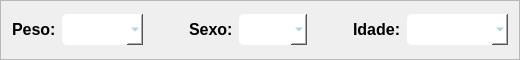
         <widget class="QFrame" name="fr_cad2_cadPet">
          <property name="sizePolicy">
           <sizepolicy hsizetype="Expanding" vsizetype="Preferred">
            <horstretch>0</horstretch>
            <verstretch>0</verstretch>
           </sizepolicy>
          </property>
          <property name="minimumSize">
           <size>
            <width>0</width>
            <height>60</height>
           </size>
          </property>
          <property name="maximumSize">
           <size>
            <width>16777215</width>
            <height>60</height>
           </size>
          </property>
          <property name="frameShape">
           <enum>QFrame::StyledPanel</enum>
          </property>
          <property name="frameShadow">
           <enum>QFrame::Raised</enum>
          </property>
          <layout class="QHBoxLayout" name="horizontalLayout_17">
           <item>
            <widget class="QLabel" name="lb_peso_cadPet">
             <property name="sizePolicy">
              <sizepolicy hsizetype="Fixed" vsizetype="Fixed">
               <horstretch>0</horstretch>
               <verstretch>0</verstretch>
              </sizepolicy>
             </property>
             <property name="minimumSize">
              <size>
               <width>0</width>
               <height>25</height>
              </size>
             </property>
             <property name="maximumSize">
              <size>
               <width>16777215</width>
               <height>25</height>
              </size>
             </property>
             <property name="font">
              <font>
               <family>Yu Gothic UI</family>
               <pointsize>12</pointsize>
               <weight>75</weight>
               <bold>true</bold>
              </font>
             </property>
             <property name="text">
              <string>Peso:</string>
             </property>
            </widget>
           </item>
           <item>
            <widget class="QComboBox" name="box_peso_cadPet">
             <property name="sizePolicy">
              <sizepolicy hsizetype="Expanding" vsizetype="Fixed">
               <horstretch>0</horstretch>
               <verstretch>0</verstretch>
              </sizepolicy>
             </property>
             <property name="minimumSize">
              <size>
               <width>0</width>
               <height>31</height>
              </size>
             </property>
             <property name="maximumSize">
              <size>
               <width>16777215</width>
               <height>31</height>
              </size>
             </property>
             <property name="font">
              <font>
               <family>Yu Gothic UI</family>
               <pointsize>12</pointsize>
               <weight>75</weight>
               <bold>true</bold>
              </font>
             </property>
             <property name="styleSheet">
              <string notr="true">background-color: rgb(255, 255, 255);
border-radius: 5px;
color: rgb(138, 185, 214);</string>
             </property>
             <property name="currentText">
              <string/>
             </property>
             <property name="currentIndex">
              <number>-1</number>
             </property>
             <item>
              <property name="text">
               <string>0-1 kg</string>
              </property>
             </item>
             <item>
              <property name="text">
               <string>1-2 kg</string>
              </property>
             </item>
             <item>
              <property name="text">
               <string>2-3 kg</string>
              </property>
             </item>
             <item>
              <property name="text">
               <string>3-4 kg</string>
              </property>
             </item>
             <item>
              <property name="text">
               <string>4-5 kg</string>
              </property>
             </item>
             <item>
              <property name="text">
               <string>5-6 kg</string>
              </property>
             </item>
             <item>
              <property name="text">
               <string>6-7 kg</string>
              </property>
             </item>
             <item>
              <property name="text">
               <string>7-8 kg</string>
              </property>
             </item>
             <item>
              <property name="text">
               <string>8-9 kg</string>
              </property>
             </item>
             <item>
              <property name="text">
               <string>9-10 kg</string>
              </property>
             </item>
             <item>
              <property name="text">
               <string>10-11 kg</string>
              </property>
             </item>
             <item>
              <property name="text">
               <string>11-12 kg</string>
              </property>
             </item>
             <item>
              <property name="text">
               <string>12-13 kg</string>
              </property>
             </item>
             <item>
              <property name="text">
               <string>13-14 kg</string>
              </property>
             </item>
             <item>
              <property name="text">
               <string>14-15 kg</string>
              </property>
             </item>
             <item>
              <property name="text">
               <string>15-16 kg</string>
              </property>
             </item>
             <item>
              <property name="text">
               <string>16-17 kg</string>
              </property>
             </item>
             <item>
              <property name="text">
               <string>17-18 kg</string>
              </property>
             </item>
             <item>
              <property name="text">
               <string>18-19 kg</string>
              </property>
             </item>
             <item>
              <property name="text">
               <string>19-20 kg</string>
              </property>
             </item>
             <item>
              <property name="text">
               <string>20-21 kg</string>
              </property>
             </item>
             <item>
              <property name="text">
               <string>21-22 kg</string>
              </property>
             </item>
             <item>
              <property name="text">
               <string>22-23 kg</string>
              </property>
             </item>
             <item>
              <property name="text">
               <string>23-24 kg</string>
              </property>
             </item>
             <item>
              <property name="text">
               <string>24-25 kg</string>
              </property>
             </item>
             <item>
              <property name="text">
               <string>25-26 kg</string>
              </property>
             </item>
             <item>
              <property name="text">
               <string>26-27 kg</string>
              </property>
             </item>
             <item>
              <property name="text">
               <string>27-28 kg</string>
              </property>
             </item>
             <item>
              <property name="text">
               <string>28-29 kg</string>
              </property>
             </item>
             <item>
              <property name="text">
               <string>29-30 kg</string>
              </property>
             </item>
             <item>
              <property name="text">
               <string>30-31 kg</string>
              </property>
             </item>
             <item>
              <property name="text">
               <string>31-32 kg</string>
              </property>
             </item>
             <item>
              <property name="text">
               <string>32-33 kg</string>
              </property>
             </item>
             <item>
              <property name="text">
               <string>33-34 kg</string>
              </property>
             </item>
             <item>
              <property name="text">
               <string>34-35 kg</string>
              </property>
             </item>
             <item>
              <property name="text">
               <string>35-36 kg</string>
              </property>
             </item>
             <item>
              <property name="text">
               <string>36-37 kg</string>
              </property>
             </item>
             <item>
              <property name="text">
               <string>37-38 kg</string>
              </property>
             </item>
             <item>
              <property name="text">
               <string>38-39 kg</string>
              </property>
             </item>
             <item>
              <property name="text">
               <string>39-40 kg</string>
              </property>
             </item>
             <item>
              <property name="text">
               <string>40-41 kg</string>
              </property>
             </item>
             <item>
              <property name="text">
               <string>41-42 kg</string>
              </property>
             </item>
             <item>
              <property name="text">
               <string>42-43 kg</string>
              </property>
             </item>
             <item>
              <property name="text">
               <string>43-44 kg</string>
              </property>
             </item>
             <item>
              <property name="text">
               <string>44-45 kg</string>
              </property>
             </item>
             <item>
              <property name="text">
               <string>45-46 kg</string>
              </property>
             </item>
             <item>
              <property name="text">
               <string>46-47 kg</string>
              </property>
             </item>
             <item>
              <property name="text">
               <string>47-48 kg</string>
              </property>
             </item>
             <item>
              <property name="text">
               <string>48-49 kg</string>
              </property>
             </item>
             <item>
              <property name="text">
               <string>49-50 kg</string>
              </property>
             </item>
             <item>
              <property name="text">
               <string>Outro</string>
              </property>
             </item>
            </widget>
           </item>
           <item>
            <spacer name="sp2_cad2_cadPet_2">
             <property name="orientation">
              <enum>Qt::Horizontal</enum>
             </property>
             <property name="sizeType">
              <enum>QSizePolicy::Fixed</enum>
             </property>
             <property name="sizeHint" stdset="0">
              <size>
               <width>40</width>
               <height>20</height>
              </size>
             </property>
            </spacer>
           </item>
           <item>
            <widget class="QLabel" name="lb_sexo_cadPet">
             <property name="sizePolicy">
              <sizepolicy hsizetype="Fixed" vsizetype="Fixed">
               <horstretch>0</horstretch>
               <verstretch>0</verstretch>
              </sizepolicy>
             </property>
             <property name="minimumSize">
              <size>
               <width>0</width>
               <height>25</height>
              </size>
             </property>
             <property name="maximumSize">
              <size>
               <width>16777215</width>
               <height>25</height>
              </size>
             </property>
             <property name="font">
              <font>
               <family>Yu Gothic UI</family>
               <pointsize>12</pointsize>
               <weight>75</weight>
               <bold>true</bold>
              </font>
             </property>
             <property name="text">
              <string>Sexo:</string>
             </property>
            </widget>
           </item>
           <item>
            <widget class="QComboBox" name="box_sexo_cadPet">
             <property name="sizePolicy">
              <sizepolicy hsizetype="Expanding" vsizetype="Fixed">
               <horstretch>0</horstretch>
               <verstretch>0</verstretch>
              </sizepolicy>
             </property>
             <property name="minimumSize">
              <size>
               <width>0</width>
               <height>31</height>
              </size>
             </property>
             <property name="maximumSize">
              <size>
               <width>16777215</width>
               <height>31</height>
              </size>
             </property>
             <property name="font">
              <font>
               <family>Yu Gothic UI</family>
               <pointsize>12</pointsize>
               <weight>75</weight>
               <bold>true</bold>
              </font>
             </property>
             <property name="styleSheet">
              <string notr="true">background-color: rgb(255, 255, 255);
border-radius: 5px;
color: rgb(138, 185, 214);</string>
             </property>
             <property name="currentIndex">
              <number>-1</number>
             </property>
             <item>
              <property name="text">
               <string>Fêmea</string>
              </property>
             </item>
             <item>
              <property name="text">
               <string>Macho</string>
              </property>
             </item>
            </widget>
           </item>
           <item>
            <spacer name="sp1_cad2_cadPet">
             <property name="orientation">
              <enum>Qt::Horizontal</enum>
             </property>
             <property name="sizeType">
              <enum>QSizePolicy::Fixed</enum>
             </property>
             <property name="sizeHint" stdset="0">
              <size>
               <width>40</width>
               <height>20</height>
              </size>
             </property>
            </spacer>
           </item>
           <item>
            <widget class="QLabel" name="lb_idade_cadPet">
             <property name="sizePolicy">
              <sizepolicy hsizetype="Fixed" vsizetype="Fixed">
               <horstretch>0</horstretch>
               <verstretch>25</verstretch>
              </sizepolicy>
             </property>
             <property name="minimumSize">
              <size>
               <width>0</width>
               <height>25</height>
              </size>
             </property>
             <property name="font">
              <font>
               <family>Yu Gothic UI</family>
               <pointsize>12</pointsize>
               <weight>75</weight>
               <bold>true</bold>
              </font>
             </property>
             <property name="text">
              <string>Idade:</string>
             </property>
            </widget>
           </item>
           <item>
            <widget class="QComboBox" name="box_idade_cadPet">
             <property name="sizePolicy">
              <sizepolicy hsizetype="Expanding" vsizetype="Fixed">
               <horstretch>0</horstretch>
               <verstretch>0</verstretch>
              </sizepolicy>
             </property>
             <property name="minimumSize">
              <size>
               <width>0</width>
               <height>31</height>
              </size>
             </property>
             <property name="maximumSize">
              <size>
               <width>16777215</width>
               <height>31</height>
              </size>
             </property>
             <property name="font">
              <font>
               <family>Yu Gothic UI</family>
               <pointsize>12</pointsize>
               <weight>75</weight>
               <bold>true</bold>
              </font>
             </property>
             <property name="styleSheet">
              <string notr="true">background-color: rgb(255, 255, 255);
border-radius: 5px;
color: rgb(138, 185, 214);</string>
             </property>
             <property name="currentIndex">
              <number>-1</number>
             </property>
             <item>
              <property name="text">
               <string>0-1 ano</string>
              </property>
             </item>
             <item>
              <property name="text">
               <string>1-2 anos</string>
              </property>
             </item>
             <item>
              <property name="text">
               <string>2-3 anos</string>
              </property>
             </item>
             <item>
              <property name="text">
               <string>3-4 anos</string>
              </property>
             </item>
             <item>
              <property name="text">
               <string>4-5 anos</string>
              </property>
             </item>
             <item>
              <property name="text">
               <string>5-6 anos</string>
              </property>
             </item>
             <item>
              <property name="text">
               <string>6-7 anos</string>
              </property>
             </item>
             <item>
              <property name="text">
               <string>7-8 anos</string>
              </property>
             </item>
             <item>
              <property name="text">
               <string>8-9 anos</string>
              </property>
             </item>
             <item>
              <property name="text">
               <string>9-10 anos</string>
              </property>
             </item>
             <item>
              <property name="text">
               <string>10-11 anos</string>
              </property>
             </item>
             <item>
              <property name="text">
               <string>11-12 anos</string>
              </property>
             </item>
             <item>
              <property name="text">
               <string>12-13 anos</string>
              </property>
             </item>
             <item>
              <property name="text">
               <string>13-14 anos</string>
              </property>
             </item>
             <item>
              <property name="text">
               <string>14-15 anos</string>
              </property>
             </item>
             <item>
              <property name="text">
               <string>15-16 anos</string>
              </property>
             </item>
             <item>
              <property name="text">
               <string>16-17 anos</string>
              </property>
             </item>
             <item>
              <property name="text">
               <string>17-18 anos</string>
              </property>
             </item>
             <item>
              <property name="text">
               <string>18-19 anos</string>
              </property>
             </item>
             <item>
              <property name="text">
               <string>19-20 anos</string>
              </property>
             </item>
             <item>
              <property name="text">
               <string>20-21 anos</string>
              </property>
             </item>
             <item>
              <property name="text">
               <string>21-22 anos</string>
              </property>
             </item>
             <item>
              <property name="text">
               <string>22-23 anos</string>
              </property>
             </item>
             <item>
              <property name="text">
               <string>23-24 anos</string>
              </property>
             </item>
             <item>
              <property name="text">
               <string>24-25 anos</string>
              </property>
             </item>
             <item>
              <property name="text">
               <string/>
              </property>
             </item>
            </widget>
           </item>
          </layout>
         </widget>
